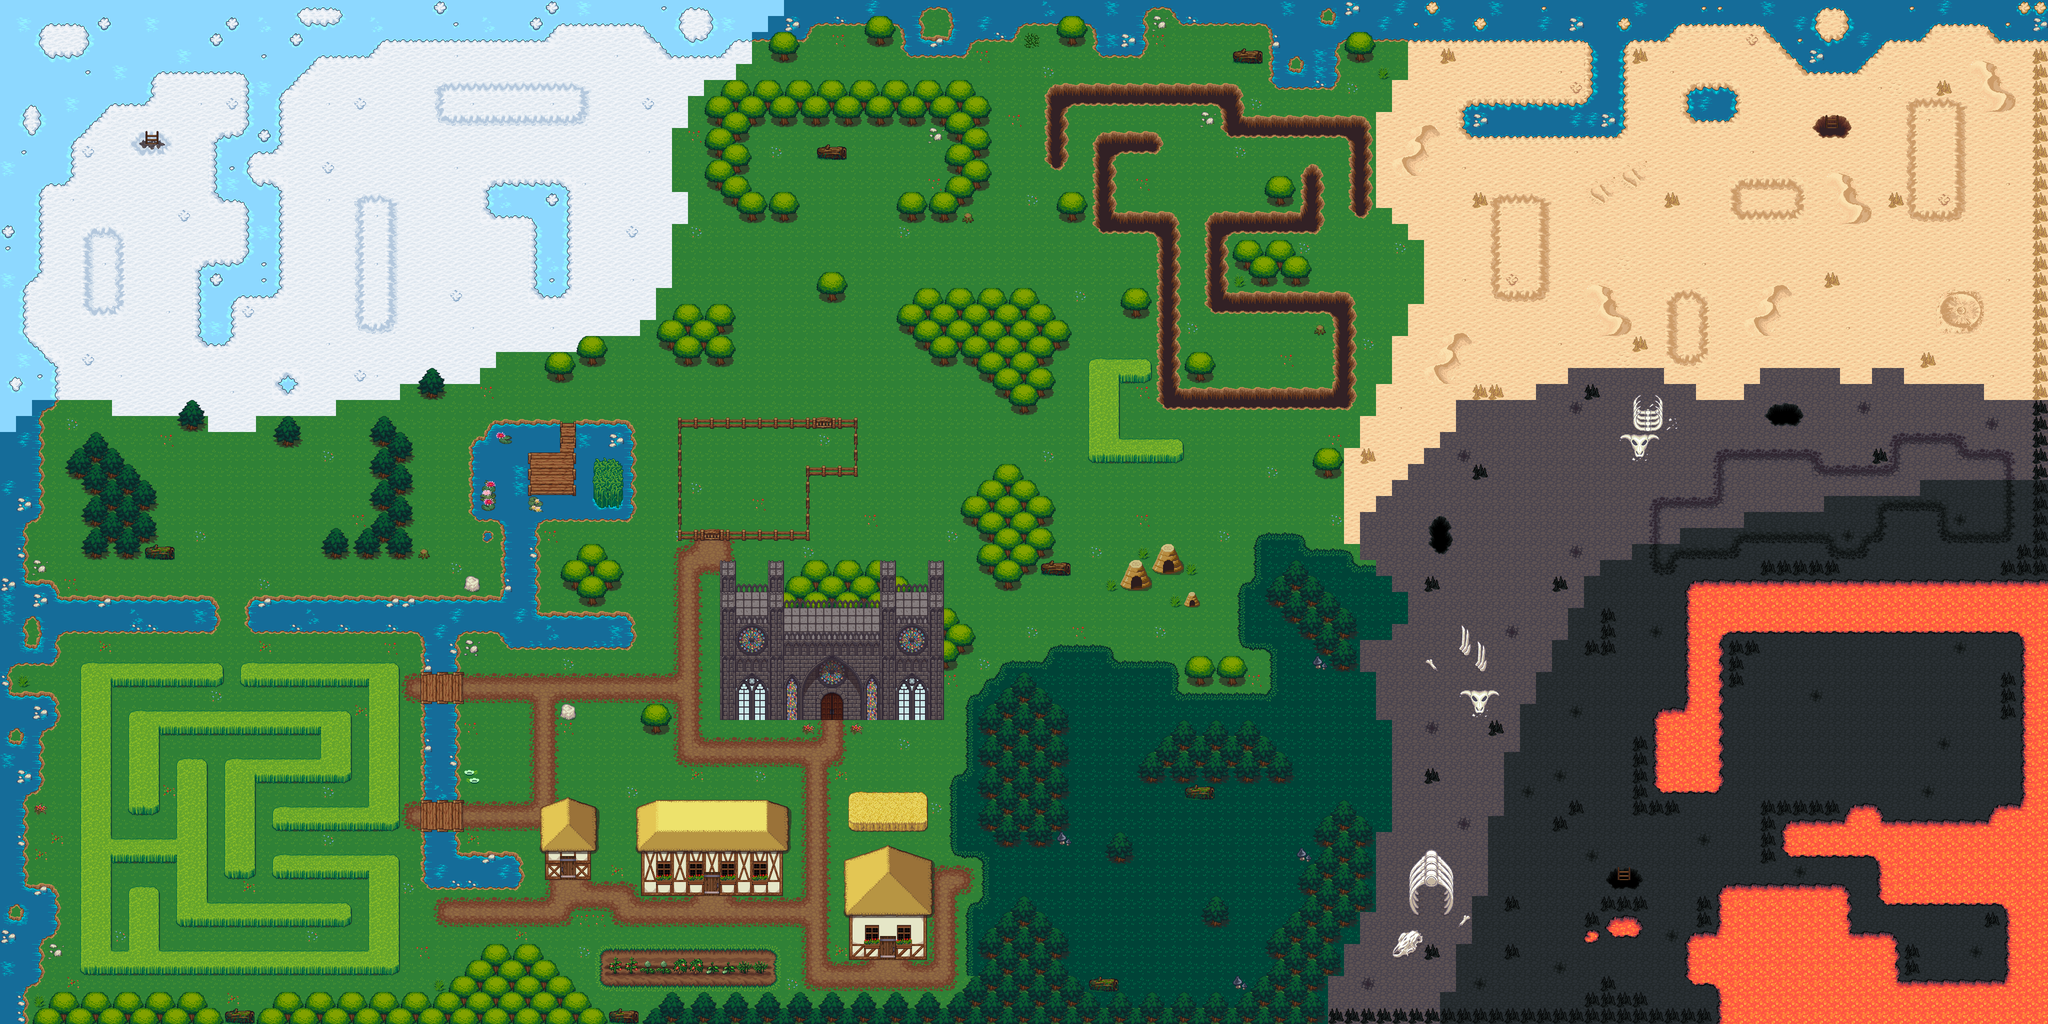

This game map was drawn from its Tiled (.tmx) file and the tilesets committed beside it. A one-line description and the trimmed map source follow:
An orthogonal 128x64 tile map with 32x32 px tiles, 6 tile layers (Tile Layer 1, WalkIn, Tile Layer 2, Tile Layer 3, ...), 11 tilesets and 34 objects (34x enemy).

<map version="1.0" tiledversion="2018.03.21" orientation="orthogonal" renderorder="right-down" width="128" height="64" tilewidth="32" tileheight="32" infinite="0" nextobjectid="49">
 <tileset firstgid="1" source="forest_tiles.tsx" />
 <tileset firstgid="257" source="Terrain.tsx" />
 <tileset firstgid="1281" source="beach-desert.tsx" />
 <tileset firstgid="1537" source="farming_fishing.tsx" />
 <tileset firstgid="1937" source="cottage.tsx" />
 <tileset firstgid="2193" source="doors.tsx" />
 <tileset firstgid="2449" source="windows.tsx" />
 <tileset firstgid="2705" source="thatched-roof.tsx" />
 <tileset firstgid="2961" source="plants.tsx" />
 <tileset firstgid="3069" source="fence.tsx" />
 <tileset firstgid="3087" source="castle8dark.tsx" />
 <layer name="Tile Layer 1" width="128" height="64">
  <data>[8192 cells, 8192 non-empty, 81 distinct tile ids]</data>
 </layer>
 <layer name="WalkIn" width="128" height="64">
  <data>[8192 cells, 5 non-empty, 4 distinct tile ids]</data>
 </layer>
 <layer name="Tile Layer 2" width="128" height="64">
  <data>[8192 cells, 2901 non-empty, 350 distinct tile ids]</data>
 </layer>
 <layer name="Tile Layer 3" width="128" height="64">
  <data>[8192 cells, 293 non-empty, 78 distinct tile ids]</data>
 </layer>
 <layer name="Tile Layer 4" width="128" height="64">
  <data>[8192 cells, 114 non-empty, 46 distinct tile ids]</data>
 </layer>
 <objectgroup name="Object Layer 1">
  <object id="8" name="enemy" type="enemy" x="512" y="1088" width="32" height="32" />
  <object id="9" name="enemy" type="enemy" x="192" y="704" width="32" height="32" />
  <object id="10" name="enemy" type="enemy" x="448" y="896" width="32" height="32" />
  <object id="11" name="enemy" type="enemy" x="288" y="352" width="32" height="32" />
  <object id="12" name="enemy" type="enemy" x="800" y="288" width="32" height="32" />
  <object id="14" name="enemy" type="enemy" x="608" y="640" width="32" height="32" />
  <object id="15" name="enemy" type="enemy" x="1792" y="256" width="32" height="32" />
  <object id="16" name="enemy" type="enemy" x="1248" y="96" width="32" height="32" />
  <object id="17" name="enemy" type="enemy" x="1312" y="352" width="32" height="32" />
  <object id="18" name="enemy" type="enemy" x="2880" y="288" width="32" height="32" />
  <object id="19" name="enemy" type="enemy" x="2272" y="320" width="32" height="32" />
  <object id="20" name="enemy" type="enemy" x="3296" y="192" width="32" height="32" />
  <object id="21" name="enemy" type="enemy" x="3968" y="288" width="32" height="32" />
  <object id="22" name="enemy" type="enemy" x="3264" y="384" width="32" height="32" />
  <object id="27" name="enemy" type="enemy" x="2240" y="768" width="32" height="32" />
  <object id="28" name="enemy" type="enemy" x="2592" y="704" width="32" height="32" />
  <object id="29" name="enemy" type="enemy" x="2816" y="768" width="32" height="32" />
  <object id="30" name="enemy" type="enemy" x="3808" y="608" width="32" height="32" />
  <object id="31" name="enemy" type="enemy" x="3264" y="704" width="32" height="32" />
  <object id="32" name="enemy" type="enemy" x="3648" y="896" width="32" height="32" />
  <object id="33" name="enemy" type="enemy" x="3328" y="1312" width="32" height="32" />
  <object id="34" name="enemy" type="enemy" x="3840" y="1312" width="32" height="32" />
  <object id="35" name="enemy" type="enemy" x="3296" y="1920" width="32" height="32" />
  <object id="36" name="enemy" type="enemy" x="3968" y="1920" width="32" height="32" />
  <object id="38" name="enemy" type="enemy" x="2656" y="1984" width="32" height="32" />
  <object id="39" name="enemy" type="enemy" x="2144" y="1888" width="32" height="32" />
  <object id="40" name="enemy" type="enemy" x="2592" y="1664" width="32" height="32" />
  <object id="41" name="enemy" type="enemy" x="2944" y="1152" width="32" height="32" />
  <object id="42" name="enemy" type="enemy" x="2560" y="1408" width="32" height="32" />
  <object id="43" name="enemy" type="enemy" x="2176" y="1056" width="32" height="32" />
  <object id="44" name="enemy" type="enemy" x="1248" y="640" width="32" height="32" />
  <object id="45" name="enemy" type="enemy" x="1728" y="736" width="32" height="32" />
  <object id="46" name="enemy" type="enemy" x="1472" y="864" width="32" height="32" />
  <object id="47" name="enemy" type="enemy" x="1248" y="1120" width="32" height="32" />
 </objectgroup>
 <layer name="Tile Layer 5" width="128" height="64">
  <data>[8192 cells, 0 non-empty, 0 distinct tile ids]</data>
 </layer>
</map>
